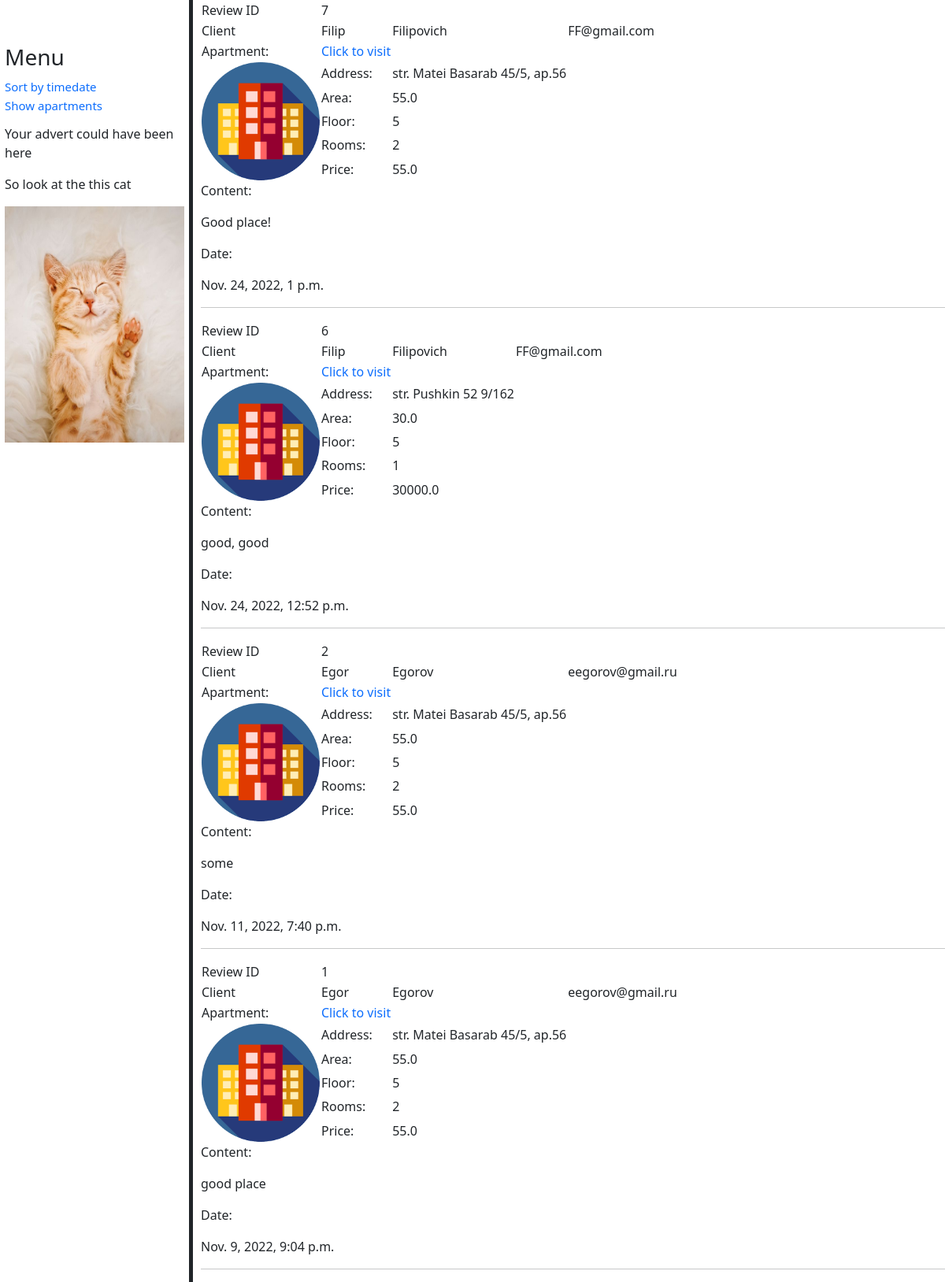
The app's page /sorted/ with its own data.
### main/models.py (models this page shows)
class Review(models.Model):
    client = models.ForeignKey(Client, on_delete=models.DO_NOTHING)
    apartment = models.ForeignKey(Apartment, on_delete=models.DO_NOTHING)
    content = models.TextField('context')
    datetime = models.DateTimeField('date')
    class Meta:
        verbose_name = 'Review'
        verbose_name_plural = 'Reviews'

class Client(models.Model):
    firstName = models.CharField('firstName', max_length=30)
    lastName = models.CharField('lastName', max_length=30)
    email = models.EmailField(max_length=50, )
    class Meta:
        verbose_name = 'Client'
        verbose_name_plural = 'Clients'

class Apartment(models.Model):
    address = models.CharField('address', max_length=100)
    area = models.FloatField('area')
    floorNumber = models.IntegerField('floorNumber')
    roomCount = models.IntegerField('roomCount')
    price = models.FloatField('price')
    picture = models.CharField('picture', max_length=100)
    class Meta:
        verbose_name = 'Apartment'
        verbose_name_plural = 'Apartments'

### main/views.py (the view)
# urls.py: path('sorted/', main_sorted, name='sorted'),
def main_sorted(request):
    reviews = Review.objects.order_by('-datetime')
    return render(request, 'main/main.html', {'reviews': reviews})

### templates/main/main.html (shortened to what this page needs)
{% extends 'main/base.html' %}
{% load static %}
{% block urls %}
    <a href={% url 'sorted' %}>Sort by timedate</a>
    <br>
    <a href={% url 'ap' %}>Show apartments</a>
{% endblock %}
{% block content %}
    {% for r in reviews %}
        <table>
            <tr>
                <td>Review ID</td>
                <td>{{ r.id }}</td>
            </tr>
            <tr>
                <td>Client</td>
                <td>{{ r.client.firstName }}</td>
                <td>{{ r.client.lastName }}</td>
                <td>{{ r.client.email }}</td>
            </tr>
            <tr>
                <td>Apartment:</td>
                <td>
                    <a href="{% url 'detail' r.apartment.id %}" style="text-decoration: none">Click to visit</a>
                </td>
            </tr>
            <tr>
                <td rowspan="5"><img src="{% static 'img/icon.png' %}" alt="Apartment"></td>
                <td>Address:</td>
                <td>{{ r.apartment.address }}</td>
            </tr>
            <tr>
                <td>Area:</td>
                <td>{{ r.apartment.area }}</td>
            </tr>
            <tr>
                <td>Floor:</td>
                <td>{{ r.apartment.floorNumber }}</td>
            </tr>
            <tr>
                <td>Rooms:</td>
                <td>{{ r.apartment.roomCount }}</td>
            </tr>
            <tr>
                <td>Price:</td>
                <td>{{ r.apartment.price }}</td>
            </tr>
        </table>
        <div>
            <p>Content:</p>
            <p>{{ r.content }}</p>
            <p>Date:</p>
            <p>{{ r.datetime }}</p>
            <hr>
        </div>
    {% endfor %}
{% endblock %}

### templates/main/static/css/temp.css (style rules this page uses)
.navigation a { font-size: 15px; text-decoration: none; }

### records on screen
Review: id "7", client.firstName "Filip", client.lastName "Filipovich", client.email "FF@gmail.com", apartment.address "str. Matei Basarab 45/5, ap.56", apartment.area "55.0", apartment.floorNumber "5", apartment.roomCount "2", apartment.price "55.0", content "Good place!", datetime "Nov. 24, 2022, 1 p.m."
Review: id "6", client.firstName "Filip", client.lastName "Filipovich", client.email "FF@gmail.com", apartment.address "str. Pushkin 52 9/162", apartment.area "30.0", apartment.floorNumber "5", apartment.roomCount "1", apartment.price "30000.0", content "good, good", datetime "Nov. 24, 2022, 12:52 p.m."
Review: id "2", client.firstName "Egor", client.lastName "Egorov", client.email "eegorov@gmail.ru", apartment.address "str. Matei Basarab 45/5, ap.56", apartment.area "55.0", apartment.floorNumber "5", apartment.roomCount "2", apartment.price "55.0", content "some", datetime "Nov. 11, 2022, 7:40 p.m."
Review: id "1", client.firstName "Egor", client.lastName "Egorov", client.email "eegorov@gmail.ru", apartment.address "str. Matei Basarab 45/5, ap.56", apartment.area "55.0", apartment.floorNumber "5", apartment.roomCount "2", apartment.price "55.0", content "good place", datetime "Nov. 9, 2022, 9:04 p.m."
